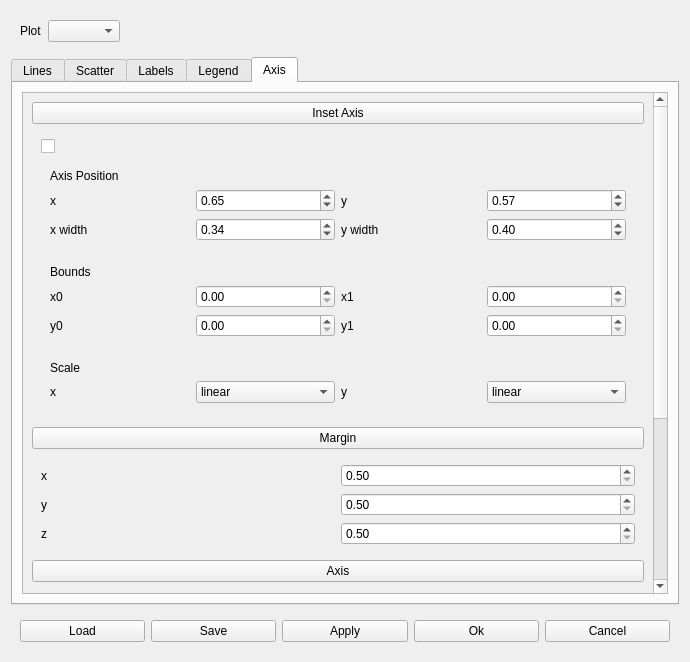
<?xml version="1.0" encoding="UTF-8"?>
<ui version="4.0">
 <class>PProps</class>
 <widget class="QWidget" name="PProps">
  <property name="geometry">
   <rect>
    <x>0</x>
    <y>0</y>
    <width>690</width>
    <height>662</height>
   </rect>
  </property>
  <property name="windowTitle">
   <string>Form</string>
  </property>
  <layout class="QGridLayout" name="gridLayout_2">
   <item row="0" column="0">
    <widget class="QWidget" name="widget_4" native="true">
     <layout class="QGridLayout" name="gridLayout_5">
      <item row="0" column="0">
       <widget class="QLabel" name="label_7">
        <property name="text">
         <string>Plot</string>
        </property>
       </widget>
      </item>
      <item row="0" column="1">
       <widget class="QComboBox" name="cb_Plots"/>
      </item>
      <item row="0" column="2">
       <spacer name="horizontalSpacer">
        <property name="orientation">
         <enum>Qt::Horizontal</enum>
        </property>
        <property name="sizeHint" stdset="0">
         <size>
          <width>40</width>
          <height>20</height>
         </size>
        </property>
       </spacer>
      </item>
     </layout>
    </widget>
   </item>
   <item row="1" column="0">
    <widget class="QTabWidget" name="tabWidget">
     <property name="currentIndex">
      <number>4</number>
     </property>
     <widget class="QWidget" name="tab">
      <attribute name="title">
       <string>Lines</string>
      </attribute>
      <layout class="QGridLayout" name="gridLayout_4">
       <item row="0" column="0">
        <widget class="QWidget" name="widget_3" native="true">
         <layout class="QGridLayout" name="gridLayout_7">
          <item row="0" column="1">
           <widget class="QDoubleSpinBox" name="dsb_Line_Width_2">
            <property name="minimum">
             <double>0.500000000000000</double>
            </property>
            <property name="singleStep">
             <double>1.000000000000000</double>
            </property>
            <property name="value">
             <double>1.000000000000000</double>
            </property>
           </widget>
          </item>
          <item row="3" column="0">
           <widget class="QLabel" name="label_12">
            <property name="text">
             <string>TextLabel</string>
            </property>
           </widget>
          </item>
          <item row="2" column="0">
           <widget class="QLabel" name="label_11">
            <property name="text">
             <string>TextLabel</string>
            </property>
           </widget>
          </item>
          <item row="0" column="2">
           <widget class="QLabel" name="label_9">
            <property name="text">
             <string>Line style</string>
            </property>
           </widget>
          </item>
          <item row="0" column="0">
           <widget class="QLabel" name="label_8">
            <property name="text">
             <string>Line width</string>
            </property>
           </widget>
          </item>
          <item row="0" column="3">
           <widget class="QComboBox" name="cb_Line_Style">
            <item>
             <property name="text">
              <string>-</string>
             </property>
            </item>
            <item>
             <property name="text">
              <string>--</string>
             </property>
            </item>
            <item>
             <property name="text">
              <string>-.-.</string>
             </property>
            </item>
           </widget>
          </item>
          <item row="1" column="0">
           <widget class="QLabel" name="label_10">
            <property name="text">
             <string>Marker</string>
            </property>
           </widget>
          </item>
          <item row="4" column="0">
           <widget class="QLabel" name="label_13">
            <property name="text">
             <string>TextLabel</string>
            </property>
           </widget>
          </item>
          <item row="1" column="1">
           <widget class="QComboBox" name="cb_Marker"/>
          </item>
          <item row="1" column="3">
           <widget class="QDoubleSpinBox" name="db_Marker_Size"/>
          </item>
          <item row="1" column="2">
           <widget class="QLabel" name="label_14">
            <property name="text">
             <string>Marker size</string>
            </property>
           </widget>
          </item>
         </layout>
        </widget>
       </item>
       <item row="1" column="0">
        <spacer name="verticalSpacer_4">
         <property name="orientation">
          <enum>Qt::Vertical</enum>
         </property>
         <property name="sizeHint" stdset="0">
          <size>
           <width>20</width>
           <height>40</height>
          </size>
         </property>
        </spacer>
       </item>
      </layout>
     </widget>
     <widget class="QWidget" name="tab_4">
      <attribute name="title">
       <string>Scatter</string>
      </attribute>
      <layout class="QGridLayout" name="gridLayout_9">
       <item row="0" column="0">
        <widget class="QScrollArea" name="scrollArea_2">
         <property name="widgetResizable">
          <bool>true</bool>
         </property>
         <widget class="QWidget" name="scrollAreaWidgetContents_2">
          <property name="geometry">
           <rect>
            <x>0</x>
            <y>0</y>
            <width>630</width>
            <height>458</height>
           </rect>
          </property>
         </widget>
        </widget>
       </item>
      </layout>
     </widget>
     <widget class="QWidget" name="Labels">
      <attribute name="title">
       <string>Labels</string>
      </attribute>
      <layout class="QGridLayout" name="gridLayout">
       <item row="0" column="0">
        <widget class="QWidget" name="w_Label_Size" native="true">
         <layout class="QGridLayout" name="gridLayout_13">
          <item row="4" column="5">
           <widget class="QSpinBox" name="sb_Legend_Tick">
            <property name="singleStep">
             <number>1</number>
            </property>
            <property name="value">
             <number>18</number>
            </property>
           </widget>
          </item>
          <item row="4" column="3">
           <widget class="QSpinBox" name="sb_Legend">
            <property name="singleStep">
             <number>1</number>
            </property>
            <property name="value">
             <number>18</number>
            </property>
           </widget>
          </item>
          <item row="5" column="5">
           <widget class="QSpinBox" name="sb_Marker">
            <property name="singleStep">
             <number>1</number>
            </property>
            <property name="value">
             <number>18</number>
            </property>
           </widget>
          </item>
          <item row="5" column="3">
           <widget class="QSpinBox" name="sb_Title">
            <property name="singleStep">
             <number>1</number>
            </property>
            <property name="value">
             <number>18</number>
            </property>
           </widget>
          </item>
          <item row="3" column="3">
           <widget class="QSpinBox" name="sb_YLabel">
            <property name="singleStep">
             <number>1</number>
            </property>
            <property name="value">
             <number>18</number>
            </property>
           </widget>
          </item>
          <item row="5" column="2">
           <widget class="QLabel" name="label_43">
            <property name="text">
             <string>Title</string>
            </property>
           </widget>
          </item>
          <item row="5" column="4">
           <widget class="QLabel" name="label_24">
            <property name="text">
             <string>Marker</string>
            </property>
           </widget>
          </item>
          <item row="2" column="4">
           <widget class="QLabel" name="label_38">
            <property name="text">
             <string>xtick</string>
            </property>
           </widget>
          </item>
          <item row="4" column="4">
           <widget class="QLabel" name="label_42">
            <property name="text">
             <string>Legend tick</string>
            </property>
           </widget>
          </item>
          <item row="3" column="4">
           <widget class="QLabel" name="label_40">
            <property name="text">
             <string>ytick</string>
            </property>
           </widget>
          </item>
          <item row="3" column="5">
           <widget class="QSpinBox" name="sb_YTick">
            <property name="singleStep">
             <number>1</number>
            </property>
            <property name="value">
             <number>18</number>
            </property>
           </widget>
          </item>
          <item row="4" column="2">
           <widget class="QLabel" name="label_41">
            <property name="text">
             <string>Legend</string>
            </property>
           </widget>
          </item>
          <item row="2" column="2">
           <widget class="QLabel" name="label_37">
            <property name="text">
             <string>xlabel</string>
            </property>
           </widget>
          </item>
          <item row="3" column="2">
           <widget class="QLabel" name="label_39">
            <property name="text">
             <string>ylabel</string>
            </property>
           </widget>
          </item>
          <item row="2" column="5">
           <widget class="QSpinBox" name="sb_XTick">
            <property name="singleStep">
             <number>1</number>
            </property>
            <property name="value">
             <number>18</number>
            </property>
           </widget>
          </item>
          <item row="2" column="3">
           <widget class="QSpinBox" name="sb_XLabel">
            <property name="singleStep">
             <number>1</number>
            </property>
            <property name="value">
             <number>18</number>
            </property>
           </widget>
          </item>
          <item row="2" column="0">
           <widget class="QLabel" name="label">
            <property name="text">
             <string>XLabel</string>
            </property>
           </widget>
          </item>
          <item row="3" column="0">
           <widget class="QLabel" name="label_2">
            <property name="text">
             <string>YLabel</string>
            </property>
           </widget>
          </item>
          <item row="2" column="1">
           <widget class="QLineEdit" name="le_XLabel">
            <property name="text">
             <string>$F_1$</string>
            </property>
           </widget>
          </item>
          <item row="3" column="1">
           <widget class="QLineEdit" name="le_YLabel">
            <property name="text">
             <string>$F_2$</string>
            </property>
           </widget>
          </item>
          <item row="5" column="1">
           <widget class="QLineEdit" name="le_Title"/>
          </item>
          <item row="5" column="0">
           <widget class="QLabel" name="label_3">
            <property name="text">
             <string>Title</string>
            </property>
           </widget>
          </item>
          <item row="4" column="0">
           <widget class="QLabel" name="label_4">
            <property name="text">
             <string>Legend</string>
            </property>
           </widget>
          </item>
          <item row="4" column="1">
           <widget class="QLineEdit" name="le_Legend"/>
          </item>
         </layout>
        </widget>
       </item>
       <item row="1" column="0">
        <spacer name="verticalSpacer_3">
         <property name="orientation">
          <enum>Qt::Vertical</enum>
         </property>
         <property name="sizeHint" stdset="0">
          <size>
           <width>20</width>
           <height>40</height>
          </size>
         </property>
        </spacer>
       </item>
      </layout>
     </widget>
     <widget class="QWidget" name="tab_3">
      <attribute name="title">
       <string>Legend</string>
      </attribute>
      <layout class="QGridLayout" name="gridLayout_12">
       <item row="2" column="0">
        <widget class="QLabel" name="label_29">
         <property name="text">
          <string>facecolor</string>
         </property>
        </widget>
       </item>
       <item row="1" column="1">
        <widget class="QComboBox" name="comboBox_7">
         <item>
          <property name="text">
           <string>True</string>
          </property>
         </item>
         <item>
          <property name="text">
           <string>False</string>
          </property>
         </item>
        </widget>
       </item>
       <item row="1" column="3">
        <widget class="QDoubleSpinBox" name="doubleSpinBox_12"/>
       </item>
       <item row="2" column="3">
        <widget class="QDoubleSpinBox" name="doubleSpinBox_13">
         <property name="minimum">
          <double>0.100000000000000</double>
         </property>
         <property name="value">
          <double>0.800000000000000</double>
         </property>
        </widget>
       </item>
       <item row="2" column="1">
        <widget class="QComboBox" name="comboBox_8">
         <item>
          <property name="text">
           <string>inherit</string>
          </property>
         </item>
        </widget>
       </item>
       <item row="1" column="0">
        <widget class="QLabel" name="label_32">
         <property name="text">
          <string>Frame on</string>
         </property>
        </widget>
       </item>
       <item row="1" column="2">
        <widget class="QLabel" name="label_33">
         <property name="text">
          <string>Frame alpha</string>
         </property>
        </widget>
       </item>
       <item row="0" column="1">
        <widget class="QComboBox" name="comboBox_6">
         <item>
          <property name="text">
           <string>best</string>
          </property>
         </item>
         <item>
          <property name="text">
           <string>top right</string>
          </property>
         </item>
         <item>
          <property name="text">
           <string>top left</string>
          </property>
         </item>
         <item>
          <property name="text">
           <string>bottom left</string>
          </property>
         </item>
         <item>
          <property name="text">
           <string>botom right</string>
          </property>
         </item>
        </widget>
       </item>
       <item row="3" column="0">
        <widget class="QLabel" name="label_30">
         <property name="text">
          <string>fancybox</string>
         </property>
        </widget>
       </item>
       <item row="0" column="0">
        <widget class="QLabel" name="label_31">
         <property name="text">
          <string>Location</string>
         </property>
        </widget>
       </item>
       <item row="3" column="1">
        <widget class="QComboBox" name="comboBox_5">
         <item>
          <property name="text">
           <string>True</string>
          </property>
         </item>
         <item>
          <property name="text">
           <string>False</string>
          </property>
         </item>
        </widget>
       </item>
       <item row="2" column="2">
        <widget class="QLabel" name="label_34">
         <property name="text">
          <string>edge color</string>
         </property>
        </widget>
       </item>
       <item row="0" column="2">
        <widget class="QLabel" name="label_36">
         <property name="text">
          <string>Font size</string>
         </property>
        </widget>
       </item>
       <item row="0" column="3">
        <widget class="QComboBox" name="comboBox_10">
         <item>
          <property name="text">
           <string>small</string>
          </property>
         </item>
         <item>
          <property name="text">
           <string>medium</string>
          </property>
         </item>
         <item>
          <property name="text">
           <string>large</string>
          </property>
         </item>
        </widget>
       </item>
       <item row="3" column="2">
        <widget class="QLabel" name="label_35">
         <property name="text">
          <string>shadow</string>
         </property>
        </widget>
       </item>
       <item row="3" column="3">
        <widget class="QComboBox" name="comboBox_9">
         <item>
          <property name="text">
           <string>False</string>
          </property>
         </item>
         <item>
          <property name="text">
           <string>True</string>
          </property>
         </item>
        </widget>
       </item>
       <item row="4" column="1">
        <spacer name="verticalSpacer">
         <property name="orientation">
          <enum>Qt::Vertical</enum>
         </property>
         <property name="sizeHint" stdset="0">
          <size>
           <width>20</width>
           <height>40</height>
          </size>
         </property>
        </spacer>
       </item>
      </layout>
     </widget>
     <widget class="QWidget" name="tab_2">
      <attribute name="title">
       <string>Axis</string>
      </attribute>
      <layout class="QGridLayout" name="gridLayout_3">
       <item row="0" column="0">
        <widget class="QScrollArea" name="scrollArea">
         <property name="widgetResizable">
          <bool>true</bool>
         </property>
         <widget class="QWidget" name="scrollAreaWidgetContents">
          <property name="geometry">
           <rect>
            <x>0</x>
            <y>0</y>
            <width>604</width>
            <height>928</height>
           </rect>
          </property>
          <layout class="QGridLayout" name="gridLayout_14">
           <item row="0" column="0" colspan="2">
            <widget class="QPushButton" name="pushButton">
             <property name="text">
              <string>Inset Axis</string>
             </property>
            </widget>
           </item>
           <item row="9" column="0" colspan="2">
            <widget class="QWidget" name="w_Spines" native="true">
             <layout class="QGridLayout" name="gridLayout_10">
              <item row="1" column="0">
               <widget class="QCheckBox" name="checkBox_4">
                <property name="text">
                 <string>Top</string>
                </property>
               </widget>
              </item>
              <item row="0" column="1">
               <widget class="QCheckBox" name="checkBox">
                <property name="text">
                 <string>Right</string>
                </property>
               </widget>
              </item>
              <item row="1" column="1">
               <widget class="QCheckBox" name="checkBox_2">
                <property name="text">
                 <string>Bottom</string>
                </property>
               </widget>
              </item>
              <item row="0" column="0">
               <widget class="QCheckBox" name="checkBox_3">
                <property name="text">
                 <string>Left</string>
                </property>
               </widget>
              </item>
              <item row="2" column="1">
               <spacer name="verticalSpacer_5">
                <property name="orientation">
                 <enum>Qt::Vertical</enum>
                </property>
                <property name="sizeHint" stdset="0">
                 <size>
                  <width>20</width>
                  <height>40</height>
                 </size>
                </property>
               </spacer>
              </item>
             </layout>
            </widget>
           </item>
           <item row="8" column="0" colspan="2">
            <widget class="QPushButton" name="pb_Spines">
             <property name="text">
              <string>Spines</string>
             </property>
             <property name="checkable">
              <bool>true</bool>
             </property>
            </widget>
           </item>
           <item row="6" column="0" colspan="2">
            <widget class="QPushButton" name="pb_Axis">
             <property name="text">
              <string>Axis</string>
             </property>
             <property name="checkable">
              <bool>true</bool>
             </property>
            </widget>
           </item>
           <item row="7" column="0" colspan="2">
            <widget class="QWidget" name="w_Axis" native="true">
             <layout class="QGridLayout" name="gridLayout_15">
              <item row="3" column="1">
               <widget class="QDoubleSpinBox" name="dsb_Label_Size">
                <property name="minimum">
                 <double>0.500000000000000</double>
                </property>
               </widget>
              </item>
              <item row="2" column="1">
               <widget class="QComboBox" name="comboBox_4">
                <item>
                 <property name="text">
                  <string>False</string>
                 </property>
                </item>
                <item>
                 <property name="text">
                  <string>x axis</string>
                 </property>
                </item>
                <item>
                 <property name="text">
                  <string>y axis</string>
                 </property>
                </item>
                <item>
                 <property name="text">
                  <string>both</string>
                 </property>
                </item>
               </widget>
              </item>
              <item row="3" column="2">
               <widget class="QLabel" name="label_21">
                <property name="text">
                 <string>Label pad</string>
                </property>
               </widget>
              </item>
              <item row="3" column="0">
               <widget class="QLabel" name="label_20">
                <property name="text">
                 <string>Label size</string>
                </property>
               </widget>
              </item>
              <item row="1" column="0">
               <widget class="QLabel" name="label_17">
                <property name="text">
                 <string>Line width</string>
                </property>
               </widget>
              </item>
              <item row="0" column="1">
               <widget class="QComboBox" name="comboBox_11"/>
              </item>
              <item row="0" column="2">
               <widget class="QLabel" name="label_16">
                <property name="text">
                 <string>Edge color</string>
                </property>
               </widget>
              </item>
              <item row="1" column="1">
               <widget class="QDoubleSpinBox" name="dsb_Line_Width">
                <property name="minimum">
                 <double>0.500000000000000</double>
                </property>
                <property name="value">
                 <double>1.000000000000000</double>
                </property>
               </widget>
              </item>
              <item row="1" column="2">
               <widget class="QLabel" name="label_18">
                <property name="text">
                 <string>TextLabel</string>
                </property>
               </widget>
              </item>
              <item row="0" column="3">
               <widget class="QComboBox" name="comboBox_12"/>
              </item>
              <item row="0" column="0">
               <widget class="QLabel" name="label_15">
                <property name="text">
                 <string>Face color</string>
                </property>
               </widget>
              </item>
              <item row="2" column="0">
               <widget class="QLabel" name="label_19">
                <property name="text">
                 <string>Axis grid</string>
                </property>
               </widget>
              </item>
              <item row="3" column="3">
               <widget class="QDoubleSpinBox" name="dsb_Label_Pad"/>
              </item>
              <item row="4" column="0">
               <widget class="QLabel" name="label_22">
                <property name="text">
                 <string>Label weight</string>
                </property>
               </widget>
              </item>
              <item row="4" column="1">
               <widget class="QDoubleSpinBox" name="dsb_Label_Weight">
                <property name="minimum">
                 <double>0.500000000000000</double>
                </property>
               </widget>
              </item>
              <item row="4" column="2">
               <widget class="QLabel" name="label_23">
                <property name="text">
                 <string>Label color</string>
                </property>
               </widget>
              </item>
              <item row="4" column="3">
               <widget class="QComboBox" name="comboBox_13"/>
              </item>
             </layout>
            </widget>
           </item>
           <item row="4" column="0" colspan="2">
            <widget class="QPushButton" name="pb_Margin">
             <property name="text">
              <string>Margin</string>
             </property>
             <property name="checkable">
              <bool>true</bool>
             </property>
            </widget>
           </item>
           <item row="5" column="0" colspan="2">
            <widget class="QWidget" name="w_Margin" native="true">
             <layout class="QGridLayout" name="gridLayout_11">
              <item row="1" column="0">
               <widget class="QLabel" name="label_27">
                <property name="text">
                 <string>y</string>
                </property>
               </widget>
              </item>
              <item row="3" column="0">
               <widget class="QLabel" name="label_28">
                <property name="text">
                 <string>z</string>
                </property>
               </widget>
              </item>
              <item row="0" column="0">
               <widget class="QLabel" name="label_26">
                <property name="text">
                 <string>x</string>
                </property>
               </widget>
              </item>
              <item row="0" column="1">
               <widget class="QDoubleSpinBox" name="doubleSpinBox_9">
                <property name="minimum">
                 <double>0.500000000000000</double>
                </property>
               </widget>
              </item>
              <item row="1" column="1">
               <widget class="QDoubleSpinBox" name="doubleSpinBox_10">
                <property name="minimum">
                 <double>0.500000000000000</double>
                </property>
               </widget>
              </item>
              <item row="3" column="1">
               <widget class="QDoubleSpinBox" name="doubleSpinBox_11">
                <property name="minimum">
                 <double>0.500000000000000</double>
                </property>
               </widget>
              </item>
              <item row="4" column="0">
               <spacer name="verticalSpacer_6">
                <property name="orientation">
                 <enum>Qt::Vertical</enum>
                </property>
                <property name="sizeHint" stdset="0">
                 <size>
                  <width>20</width>
                  <height>40</height>
                 </size>
                </property>
               </spacer>
              </item>
             </layout>
            </widget>
           </item>
           <item row="10" column="0">
            <spacer name="verticalSpacer_2">
             <property name="orientation">
              <enum>Qt::Vertical</enum>
             </property>
             <property name="sizeHint" stdset="0">
              <size>
               <width>20</width>
               <height>40</height>
              </size>
             </property>
            </spacer>
           </item>
           <item row="1" column="0" colspan="2">
            <widget class="QWidget" name="widget" native="true">
             <layout class="QGridLayout" name="gridLayout_8">
              <item row="5" column="0">
               <widget class="QWidget" name="widget_7" native="true">
                <layout class="QGridLayout" name="gridLayout_18">
                 <item row="1" column="1">
                  <widget class="QComboBox" name="cb_X_Scale">
                   <item>
                    <property name="text">
                     <string>linear</string>
                    </property>
                   </item>
                   <item>
                    <property name="text">
                     <string>log</string>
                    </property>
                   </item>
                  </widget>
                 </item>
                 <item row="1" column="0">
                  <widget class="QLabel" name="label_50">
                   <property name="text">
                    <string>x</string>
                   </property>
                  </widget>
                 </item>
                 <item row="1" column="3">
                  <widget class="QComboBox" name="cb_Y_Scale">
                   <item>
                    <property name="text">
                     <string>linear</string>
                    </property>
                   </item>
                   <item>
                    <property name="text">
                     <string>log</string>
                    </property>
                   </item>
                  </widget>
                 </item>
                 <item row="1" column="2">
                  <widget class="QLabel" name="label_51">
                   <property name="text">
                    <string>y</string>
                   </property>
                  </widget>
                 </item>
                 <item row="0" column="0" colspan="4">
                  <widget class="QLabel" name="label_49">
                   <property name="text">
                    <string>Scale</string>
                   </property>
                  </widget>
                 </item>
                </layout>
               </widget>
              </item>
              <item row="1" column="0">
               <widget class="QWidget" name="widget_2" native="true">
                <layout class="QGridLayout" name="gridLayout_16">
                 <item row="2" column="2">
                  <widget class="QLabel" name="label_47">
                   <property name="text">
                    <string>y</string>
                   </property>
                  </widget>
                 </item>
                 <item row="2" column="1">
                  <widget class="QDoubleSpinBox" name="dsb_XPos">
                   <property name="minimum">
                    <double>0.100000000000000</double>
                   </property>
                   <property name="maximum">
                    <double>1.000000000000000</double>
                   </property>
                   <property name="singleStep">
                    <double>0.010000000000000</double>
                   </property>
                   <property name="value">
                    <double>0.650000000000000</double>
                   </property>
                  </widget>
                 </item>
                 <item row="2" column="0">
                  <widget class="QLabel" name="label_46">
                   <property name="text">
                    <string>x</string>
                   </property>
                  </widget>
                 </item>
                 <item row="0" column="0" colspan="4">
                  <widget class="QLabel" name="label_45">
                   <property name="text">
                    <string>Axis Position</string>
                   </property>
                  </widget>
                 </item>
                 <item row="2" column="3">
                  <widget class="QDoubleSpinBox" name="dsb_YPos">
                   <property name="minimum">
                    <double>0.100000000000000</double>
                   </property>
                   <property name="maximum">
                    <double>1.000000000000000</double>
                   </property>
                   <property name="singleStep">
                    <double>0.010000000000000</double>
                   </property>
                   <property name="value">
                    <double>0.570000000000000</double>
                   </property>
                  </widget>
                 </item>
                 <item row="3" column="1">
                  <widget class="QDoubleSpinBox" name="dsb_XWidth">
                   <property name="minimum">
                    <double>0.100000000000000</double>
                   </property>
                   <property name="maximum">
                    <double>1.000000000000000</double>
                   </property>
                   <property name="singleStep">
                    <double>0.010000000000000</double>
                   </property>
                   <property name="value">
                    <double>0.340000000000000</double>
                   </property>
                  </widget>
                 </item>
                 <item row="3" column="3">
                  <widget class="QDoubleSpinBox" name="dsb_YWidth">
                   <property name="minimum">
                    <double>0.100000000000000</double>
                   </property>
                   <property name="maximum">
                    <double>1.000000000000000</double>
                   </property>
                   <property name="singleStep">
                    <double>0.010000000000000</double>
                   </property>
                   <property name="value">
                    <double>0.400000000000000</double>
                   </property>
                  </widget>
                 </item>
                 <item row="3" column="0">
                  <widget class="QLabel" name="label_52">
                   <property name="text">
                    <string>x width</string>
                   </property>
                  </widget>
                 </item>
                 <item row="3" column="2">
                  <widget class="QLabel" name="label_53">
                   <property name="text">
                    <string>y width</string>
                   </property>
                  </widget>
                 </item>
                </layout>
               </widget>
              </item>
              <item row="2" column="0">
               <widget class="QWidget" name="widget_6" native="true">
                <layout class="QGridLayout" name="gridLayout_17">
                 <item row="1" column="0">
                  <widget class="QLabel" name="label_5">
                   <property name="text">
                    <string>x0</string>
                   </property>
                  </widget>
                 </item>
                 <item row="1" column="2">
                  <widget class="QLabel" name="label_6">
                   <property name="text">
                    <string>x1</string>
                   </property>
                  </widget>
                 </item>
                 <item row="1" column="3">
                  <widget class="QDoubleSpinBox" name="dsb_X1"/>
                 </item>
                 <item row="1" column="1">
                  <widget class="QDoubleSpinBox" name="dsb_X0"/>
                 </item>
                 <item row="0" column="0">
                  <widget class="QLabel" name="label_48">
                   <property name="text">
                    <string>Bounds</string>
                   </property>
                  </widget>
                 </item>
                 <item row="2" column="0">
                  <widget class="QLabel" name="label_25">
                   <property name="text">
                    <string>y0</string>
                   </property>
                  </widget>
                 </item>
                 <item row="2" column="1">
                  <widget class="QDoubleSpinBox" name="dsb_Y0"/>
                 </item>
                 <item row="2" column="2">
                  <widget class="QLabel" name="label_44">
                   <property name="text">
                    <string>y1</string>
                   </property>
                  </widget>
                 </item>
                 <item row="2" column="3">
                  <widget class="QDoubleSpinBox" name="dsb_Y1"/>
                 </item>
                </layout>
               </widget>
              </item>
              <item row="0" column="0">
               <widget class="QCheckBox" name="cb_Show_Hide_Inset">
                <property name="text">
                 <string/>
                </property>
               </widget>
              </item>
             </layout>
            </widget>
           </item>
          </layout>
         </widget>
        </widget>
       </item>
      </layout>
     </widget>
    </widget>
   </item>
   <item row="2" column="0">
    <widget class="QWidget" name="widget_5" native="true">
     <layout class="QGridLayout" name="gridLayout_6">
      <item row="0" column="1">
       <widget class="QPushButton" name="pb_Save_rcParams">
        <property name="text">
         <string>Save</string>
        </property>
       </widget>
      </item>
      <item row="0" column="0">
       <widget class="QPushButton" name="pb_Load_rcParams">
        <property name="text">
         <string>Load</string>
        </property>
       </widget>
      </item>
      <item row="0" column="2">
       <widget class="QPushButton" name="pb_Apply">
        <property name="text">
         <string>Apply</string>
        </property>
       </widget>
      </item>
      <item row="0" column="4">
       <widget class="QPushButton" name="pb_Cancel">
        <property name="text">
         <string>Cancel</string>
        </property>
       </widget>
      </item>
      <item row="0" column="3">
       <widget class="QPushButton" name="pb_Ok">
        <property name="text">
         <string>Ok</string>
        </property>
       </widget>
      </item>
     </layout>
    </widget>
   </item>
  </layout>
 </widget>
 <resources/>
 <connections>
  <connection>
   <sender>pb_Margin</sender>
   <signal>toggled(bool)</signal>
   <receiver>w_Margin</receiver>
   <slot>setVisible(bool)</slot>
   <hints>
    <hint type="sourcelabel">
     <x>369</x>
     <y>318</y>
    </hint>
    <hint type="destinationlabel">
     <x>369</x>
     <y>401</y>
    </hint>
   </hints>
  </connection>
  <connection>
   <sender>pb_Axis</sender>
   <signal>toggled(bool)</signal>
   <receiver>w_Axis</receiver>
   <slot>setVisible(bool)</slot>
   <hints>
    <hint type="sourcelabel">
     <x>369</x>
     <y>483</y>
    </hint>
    <hint type="destinationlabel">
     <x>369</x>
     <y>590</y>
    </hint>
   </hints>
  </connection>
  <connection>
   <sender>pb_Spines</sender>
   <signal>toggled(bool)</signal>
   <receiver>w_Spines</receiver>
   <slot>setVisible(bool)</slot>
   <hints>
    <hint type="sourcelabel">
     <x>369</x>
     <y>697</y>
    </hint>
    <hint type="destinationlabel">
     <x>369</x>
     <y>765</y>
    </hint>
   </hints>
  </connection>
 </connections>
</ui>
